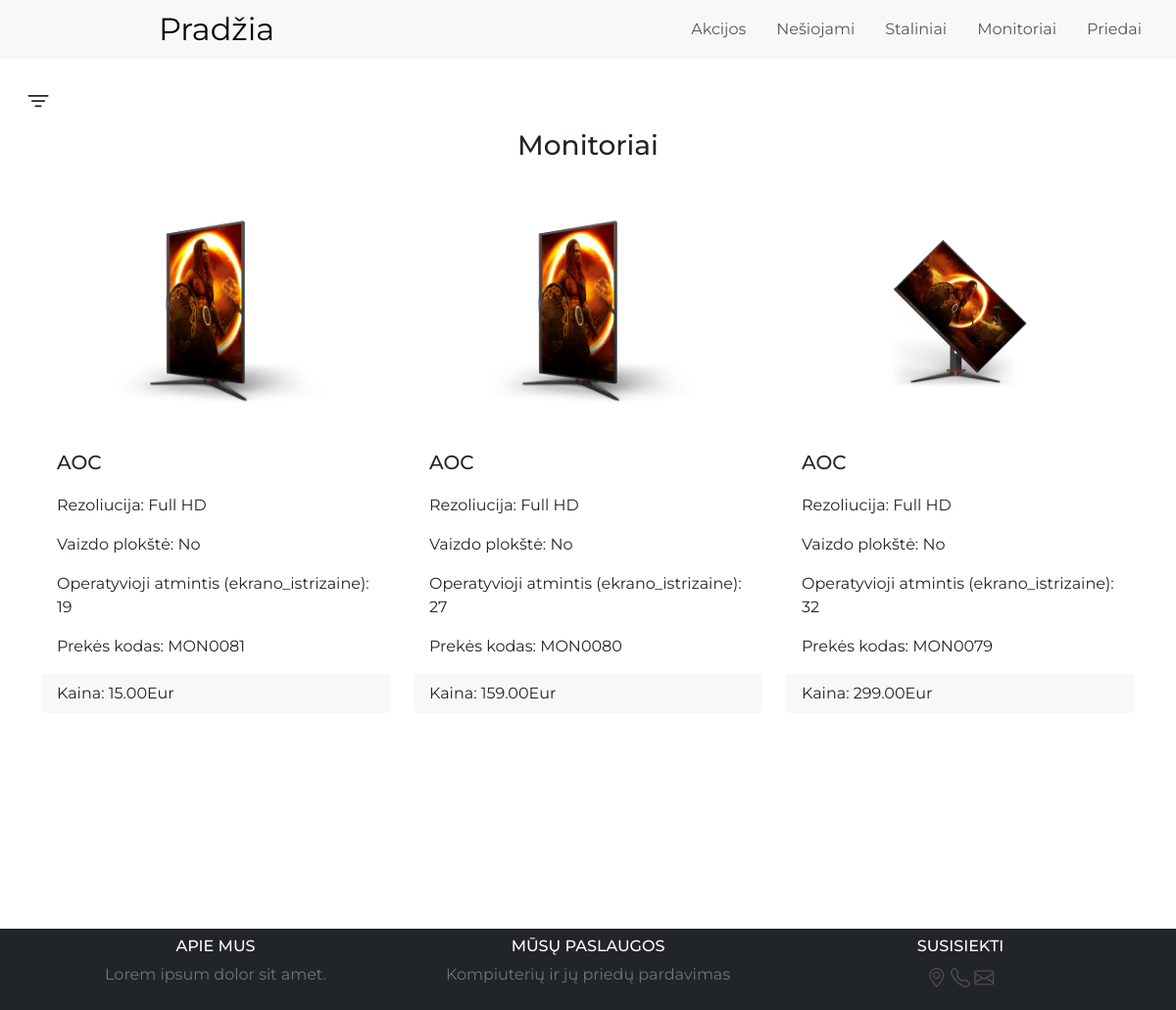
Before: /components/monitoriai.php with the older database file.
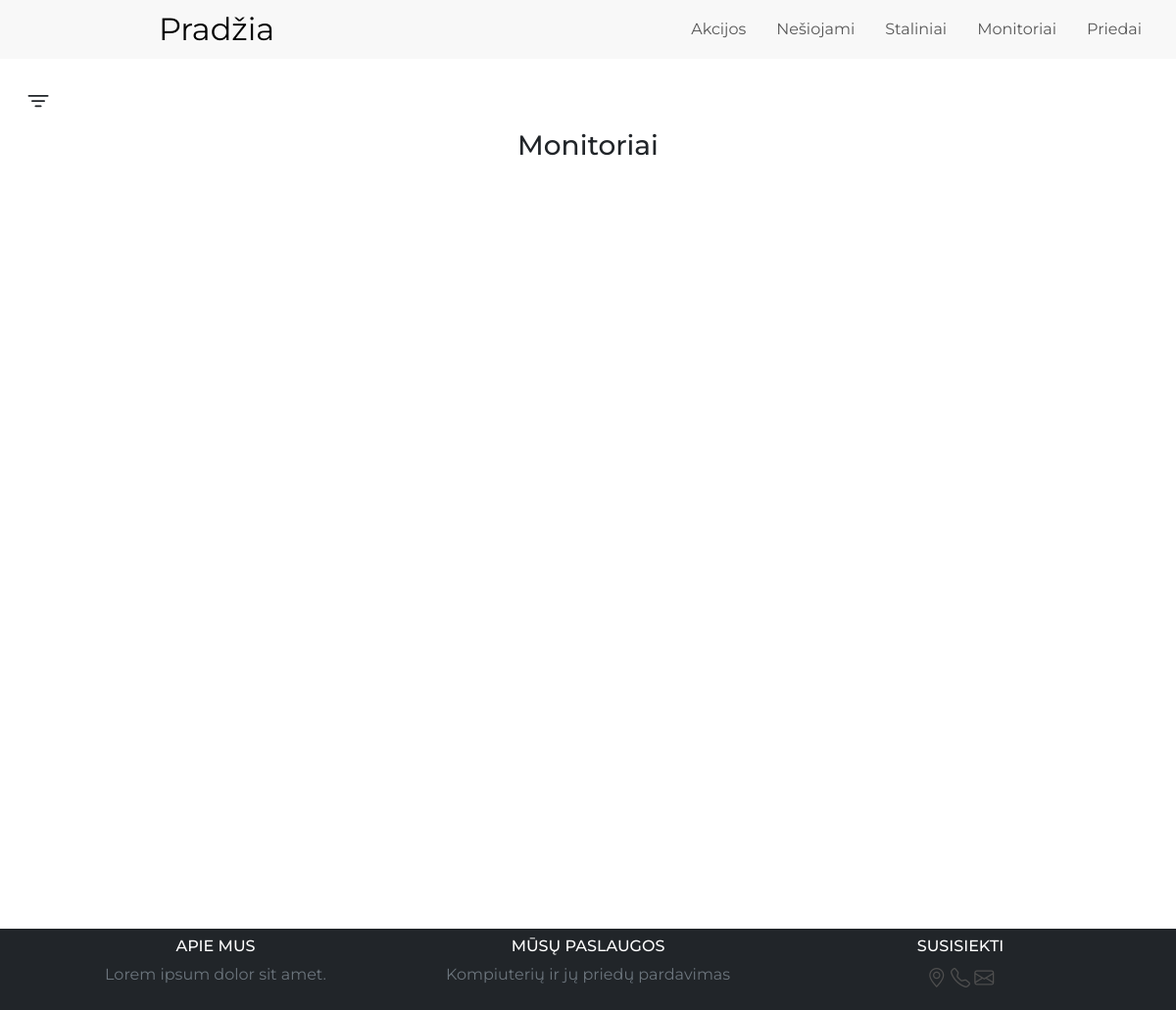
After: the same page with the newer database file.
### tables this page shows
CREATE TABLE `monitoriai` (
  `id` int(11) NOT NULL,
  `gamintojas` varchar(50) NOT NULL,
  `ekrano_istrizaine` int(11) NOT NULL,
  `kaina` decimal(10,2) NOT NULL,
  `photo` varchar(255) DEFAULT NULL,
  `timestamp` timestamp NOT NULL DEFAULT current_timestamp(),
  `rezoliucija` varchar(50) NOT NULL,
  `lieciamas_ekranas` enum('Yes','No') NOT NULL DEFAULT 'No'
);

### components/monitoriai.php (the view, shortened to what this page needs)
<!DOCTYPE html>
<html lang="en">
<head>
    <?php
    require_once 'assets/prodhead.php';
    ?>
</head>
<body>
    <?php
    require_once 'assets/prodnav.php';
    ?>
    <?php
    require '../db.php';
    ?>
                            <?php
                            $sql = "SELECT MIN(kaina) AS min_kaina, MAX(kaina) AS max_kaina FROM monitoriai";
                            $result = mysqli_query($conn, $sql);
                            $row = mysqli_fetch_assoc($result);
                            $min_kaina = $row['min_kaina'];
                            $max_kaina = $row['max_kaina'];
                            ?>
    <div class="container-fluid">
        <div class="row">
            <div class="col min-vh-100 py-3">
                <button id="sid" class="btn sidebar-toggler" data-bs-toggle="offcanvas" data-bs-target="#offcanvas" role="button">
                    <i class="bi bi-filter fs-3" data-bs-toggle="offcanvas" data-bs-target="#offcanvas"></i>
                </button>
                <div class="wrapper">
                    <div class="container products_section products-margin">
                        <h3 id="monitoriai" class="text-center mb-5">Monitoriai</h3>
                        <?php
                        if (!isset($_POST['filter_submit'])) {
                            $sql = "SELECT nk.*, GROUP_CONCAT(nkp.filename) AS photos
                FROM monitoriai nk
                LEFT JOIN monitoriai_photos nkp ON nk.id = nkp.monitoriai_id
                GROUP BY nk.id
                ORDER BY nk.timestamp DESC";
                            $result = mysqli_query($conn, $sql);
                            echo '<div class="row row-cols-1 row-cols-md-3 g-4">';
                            while ($row = mysqli_fetch_assoc($result)) {
                                $photos = explode(",", $row["photos"]);
                                $carousel_items = '';
                                foreach ($photos as $i => $photo) {
                                    $active_class = ($i == 0) ? 'active' : '';
                                    $carousel_items .= '<div class="carousel-item ' . $active_class . '">';
                                    $carousel_items .= '<div class="m-4"><a href="../crud/monitoriai/uploads/' . $photo . '" data-fancybox="gallery' . $row["id"] . '"><img src="../crud/monitoriai/uploads/' . $photo . '" class="d-block w-100 zoomable" alt="Product Image"></a></div>';
                                    $carousel_items .= '</div>';
                                }
                                echo '<div class="col">';
                                echo '<div class="card h-100">';
                                echo '<div id="carouselExampleControls' . $row["id"] . '" class="carousel slide" data-bs-ride="carousel">';
                                echo '<div class="carousel-inner">' . $carousel_items . '</div>';
                                echo '<button class="carousel-control-prev" type="button" data-bs-target="#carouselExampleControls' . $row["id"] . '" data-bs-slide="prev"><span class="carousel-control-prev-icon" aria-hidden="true"></span><span class="visually-hidden">Previous</span></button>';
                                echo '<button class="carousel-control-next" type="button" data-bs-target="#carouselExampleControls' . $row["id"] . '" data-bs-slide="next"><span class="carousel-control-next-icon" aria-hidden="true"></span><span class="visually-hidden">Next</span></button>';
                                echo '</div>';
                                echo '<div class="card-body d-flex flex-column justify-content-end">';
                                echo '<h5 class="card-title">' . $row["gamintojas"] . '</h5>';
                                echo '<p class="card-text">' . "Rezoliucija: " . $row["rezoliucija"] . '</p>';
                                echo '<p class="card-text">' . "Vaizdo plokštė: " . $row["lieciamas_ekranas"] . '</p>';
                                echo '<p class="card-text">' . "Operatyvioji atmintis (ekrano_istrizaine): " . $row["ekrano_istrizaine"] . '</p>';
                                echo '<p class="card-text">' . "Prekės kodas: MON00" . $row["id"] . '</p>';
                                echo '</div>';
                                echo '<div class="card-footer">';
                                echo '<p class="card-text">' . "Kaina: " . $row["kaina"] . "Eur" . '</p>';
                                echo '</div>';
                                echo '</div>';
                                echo '</div>';
                            }
                            echo '</div>';
                        } else if (isset($_POST['filter_submit'])) {
                            $gamintojas = $_POST['gamintojas'];
                            $rezoliucija = $_POST['rezoliucija'];
                            $lieciamas_ekranas = $_POST['lieciamas_ekranas'];
                            $ekrano_istrizaine = $_POST['ekrano_istrizaine'];
                            if (isset($_POST['kaina_nuo'])) {
                                $min_kaina = $_POST['kaina_nuo'];
                            }
                            if (isset($_POST['kaina_iki'])) {
                                $max_kaina = $_POST['kaina_iki'];
                            }
                            $sql = "SELECT m.id, m.gamintojas, m.rezoliucija, m.lieciamas_ekranas, m.ekrano_istrizaine, m.kaina, m.timestamp, GROUP_CONCAT(mp.filename SEPARATOR ',') AS photos
                FROM monitoriai m
                LEFT JOIN monitoriai_photos mp ON m.id = mp.monitoriai_id";
                            $where_conditions = [];
                            if (!empty($gamintojas)) {
                                $where_conditions[] = "gamintojas = '$gamintojas'";
                            }
                            if (!empty($rezoliucija)) {
                                $where_conditions[] = "rezoliucija = '$rezoliucija'";
                            }
                            if (!empty($lieciamas_ekranas)) {
                                $where_conditions[] = "lieciamas_ekranas = '$lieciamas_ekranas'";
                            }
                            if (!empty($ekrano_istrizaine)) {
                                $where_conditions[] = "ekrano_istrizaine = '$ekrano_istrizaine'";
                            }
                            if (!empty($min_kaina) && !empty($max_kaina)) {
                                $where_conditions[] = "kaina BETWEEN $min_kaina AND $max_kaina";
                            } elseif (!empty($min_kaina)) {
                                $where_conditions[] = "kaina >= $min_kaina";
                            } elseif (!empty($max_kaina)) {
                                $where_conditions[] = "kaina <= $max_kaina";
                            }
                            if (!empty($where_conditions)) {
                                $sql .= " WHERE " . implode(" AND ", $where_conditions);
                            }
                            $sql .= " GROUP BY m.id";
                            $result = mysqli_query($conn, $sql);
                            if (mysqli_num_rows($result) > 0) {
                                echo '<div class="row row-cols-1 row-cols-md-3 g-4">';
                                while ($row = mysqli_fetch_assoc($result)) {
                                    $photos = explode(",", $row["photos"]);
                                    $carousel_items = '';
                                    foreach ($photos as $i => $photo) {
                                        $active_class = ($i == 0) ? 'active' : '';
                                        $carousel_items .= '<div class="carousel-item ' . $active_class . '">';
                                        $carousel_items .= '<div class="m-4"><a href="../crud/monitoriai/uploads/' . $photo . '" data-fancybox="gallery' . $row["id"] . '"><img src="../crud/monitoriai/uploads/' . $photo . '" class="d-block w-100 zoomable" alt="Product Image"></a></div>';
                                        $carousel_items .= '</div>';
                                    }
                                    echo '<div class="col">';
                                    echo '<div class="card h-100">';
                                    echo '<div id="carouselExampleControls' . $row["id"] . '" class="carousel slide" data-bs-ride="carousel">';
                                    echo '<div class="carousel-inner">' . $carousel_items . '</div>';
                                    echo '<button class="carousel-control-prev" type="button" data-bs-target="#carouselExampleControls' . $row["id"] . '" data-bs-slide="prev"><span class="carousel-control-prev-icon" aria-hidden="true"></span><span class="visually-hidden">Previous</span></button>';
                                    echo '<button class="carousel-control-next" type="button" data-bs-target="#carouselExampleControls' . $row["id"] . '" data-bs-slide="next"><span class="carousel-control-next-icon" aria-hidden="true"></span><span class="visually-hidden">Next</span></button>';
                                    echo '</div>';
                                    echo '<div class="card-body d-flex flex-column justify-content-end">';
                                    echo '<h5 class="card-title">' . $row["gamintojas"] . '</h5>';
                                    echo '<p class="card-text">' . "Rezoliucija: " . $row["rezoliucija"] . '</p>';
                                    echo '<p class="card-text">' . "Vaizdo plokštė: " . $row["lieciamas_ekranas"] . '</p>';
                                    echo '<p class="card-text">' . "Operatyvioji atmintis (ekrano_istrizaine): " . $row["ekrano_istrizaine"] . '</p>';
                                    echo '<p class="card-text">' . "Prekės kodas: MON00" . $row["id"] . '</p>';
                                    echo '</div>';
                                    echo '<div class="card-footer">';
                                    echo '<p class="card-text">' . "Kaina: " . $row["kaina"] . "Eur" . '</p>';
                                    echo '</div>';
                                    echo '</div>';
                                    echo '</div>';
                                }
                                echo '</div>';
                            } else {
                                echo "0 results";
                            }
                        }
                        ?>
                    </div>
                </div>
            </div>
        </div>
    </div>
    <?php
    require_once 'assets/footer.php';
    ?>
</body>
</html>

### components/assets/prodhead.php (shortened to what this page needs)
<head>
    <link href="https://cdn.jsdelivr.net/npm/bootstrap@5.3.0-alpha1/dist/css/bootstrap.min.css" rel="stylesheet">
    <link href="https://cdn.jsdelivr.net/npm/bootstrap-icons@1.6.1/font/bootstrap-icons.css" rel="stylesheet">
    <link rel="stylesheet" type="text/css" href="https://cdnjs.cloudflare.com/ajax/libs/fancybox/3.5.7/jquery.fancybox.min.css" />
    <link rel="stylesheet" type="text/css" href="../styles.css">
</head>

### components/assets/prodnav.php (shortened to what this page needs)
<nav class="navbar navbar-expand-lg navbar-light fixed-top bg-transparent">
    <div class="container-fluid">
        <a class="navbar-brand" href="../index.php" style="font-size: 2rem; transition: all 0.3s ease-in-out;">Pradžia</a>
        <div class="collapse navbar-collapse align-items-center" id="navbarNav">
            <ul class="navbar-nav ms-auto me-0" style="transition: all 0.6s ease-in-out;">
                <li class="nav-item">
                    <a class="nav-link" href="akcijos.php" style="font-size: 1rem; transition: all 0.3s ease-in-out;" data-offset="80">Akcijos</a>
                </li>
                <li class="nav-item">
                    <a class="nav-link" href="nesiojami.php" style="font-size: 1rem; transition: all 0.3s ease-in-out;" data-offset="80">Nešiojami</a>
                </li>
                <li class="nav-item">
                    <a class="nav-link" href="staliniai.php" style="font-size: 1rem; transition: all 0.3s ease-in-out;">Staliniai</a>
                </li>
                <li class="nav-item">
                    <a class="nav-link" href="monitoriai.php" style="font-size: 1rem; transition: all 0.3s ease-in-out;">Monitoriai</a>
                </li>
                <li class="nav-item">
                    <a class="nav-link" href="priedai.php" style="font-size: 1rem; transition: all 0.3s ease-in-out;">Priedai</a>
                </li>
            </ul>
        </div>
    </div>
</nav>

### components/assets/footer.php
<footer class="bg-dark py-2">
  <div class="container">
    <div class="row">
      <div class="col-md-4 text-center">
        <h6 class="text-white">APIE MUS</h6>
        <p class="text-secondary">Lorem ipsum dolor sit amet.</p>
      </div>
      <div class="col-md-4 text-center">
        <h6 class="text-white">MŪSŲ PASLAUGOS</h6>
        <ul class="list-unstyled">
          <li class="text-secondary">Kompiuterių ir jų priedų pardavimas</li>
        </ul>
      </div>
      <div class="col-md-4 text-center">
        <h6 class="text-white">SUSISIEKTI</h6>
        <a class="text-secondary"><i class="bi bi-geo-alt"></i></a>
        <a class="text-secondary"><i class="bi bi-telephone"></i></a>
        <a class="text-secondary"><i class="bi bi-envelope"></i></a>
      </div>
    </div>
  </div>
</footer>

### styles.css (style rules this page uses)
body { background: linear-gradient(to bottom, #ffffff79, #ffffff); font-family: 'Montserrat', sans-serif; overflow-y: scroll; height: 100% }
.navbar-nav { display: flex; align-items: center; justify-content: flex-end; }
.navbar { height: 60px; display: flex; justify-content: center; align-items: center; background-color: rgba(248, 248, 248, 0.949) !important; transition: all 0.3s ease-in-out; }
@media (min-width: 992px) { .navbar-brand { margin-left: 150px; } }
@media (min-width: 992px) { .nav-link { margin-right: 15px; } }
.bi-telephone { color: rgb(79, 79, 79); font-size: 1.25em; }
.bi-envelope { color: rgb(79, 79, 79); font-size: 1.25em; }
.bi-geo-alt { color: rgb(79, 79, 79); font-size: 1.25em; }
.wrapper { display: flex; flex-direction: column; min-height: 100vh; }
.container { flex-grow: 1; }
footer { flex-shrink: 0; width: 100%; }
.sidebar-toggler { margin-top: 60px; }
.btn.sidebar-toggler { animation-name: bounce; animation-duration: 3s; animation-fill-mode: both; animation-iteration-count: infinite; }
.carousel-item { height: 230px; position: relative; }
.carousel-item:before { content: ""; display: block; padding-top: 56.25%; }
.carousel-item img { position: absolute; top: 0; left: 0; width: 100%; height: 100%; object-fit: contain; }
.zoomable { cursor: zoom-in; }
.card-body { border: none !important; border-radius: 0 !important; }
.card-title { margin-bottom: 20px; }
.card { border: none; }
.card-footer { border: none; }

Changed rows visible on the page:
removed monitoriai: gamintojas "AOC", rezoliucija "Full HD", lieciamas_ekranas "No", ekrano_istrizaine "19", id "81", kaina "15.00"
removed monitoriai: gamintojas "AOC", rezoliucija "Full HD", lieciamas_ekranas "No", ekrano_istrizaine "27", id "80", kaina "159.00"
removed monitoriai: shows a picture, gamintojas "AOC", rezoliucija "Full HD", lieciamas_ekranas "No", ekrano_istrizaine "32", id "79", kaina "299.00"
